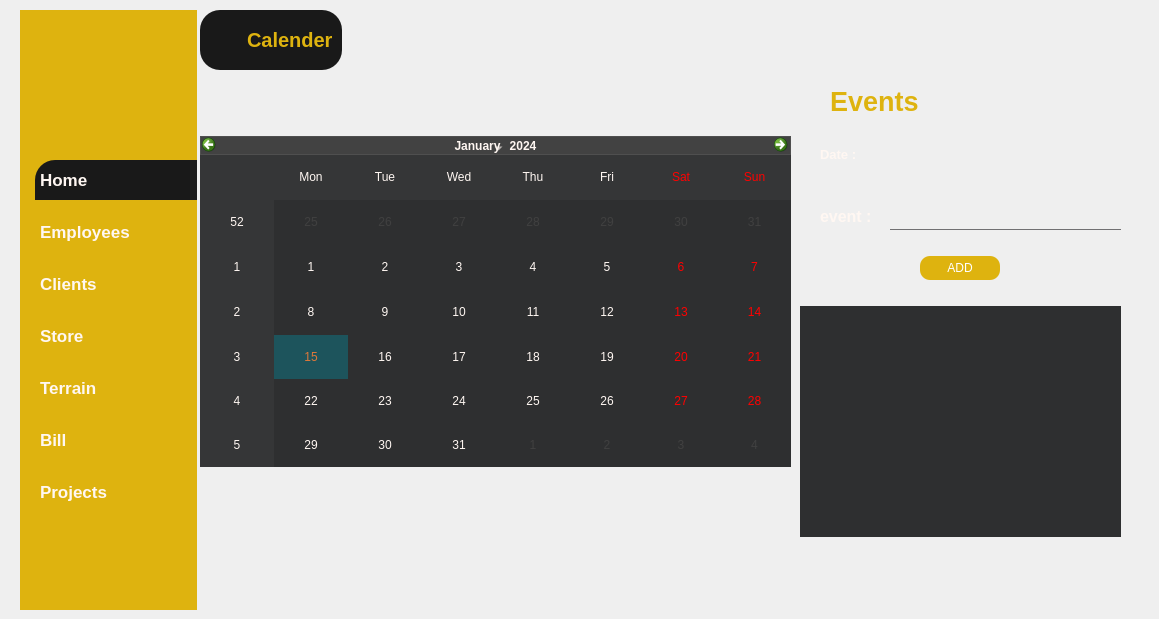
   <widget class="QWidget" name="page_6">
    <property name="styleSheet">
     <string notr="true">#page_6{
background-color: #191919;
}
*{
color : #fff7f2;
border : none;
}

#leftMenu_5{
background-color: #deb30f;
}
QLineEdit{
background : transparent;
}

#appHeader_7,#label_13{
color : #deb30f;
}
#card1_5, #card2_5,#card3_5, #card4_5{
background-color : #191919; 
border-radius : 20px;
}
#pushButton_46,#pushButton_10,#pushButton_19{
background-color : #deb30f;
color : #fff;
border-radius : 10px;
}
#widget_24,#widget_25{
background-color :  #191919; 
border-radius : 20px;
}
#pushButton_53{
background-color :  #191919; 
padding : 10px 5px;
text-align : left;
border-top-left-radius : 20px;
}
#pushButton_54,#pushButton_55,#pushButton_56,#pushButton_57,#pushButton_58,#pushButton_59{
padding : 10px 5px;
text-align : left;
}
QLineEdit{
background : transparent;
border : none;
color: #717072;
border-bottom : 1px solid #717072;
}
QListWidget::item {
    color:#191919; 
    background-color:transparent;
}
</string>
    </property>
    <widget class="QWidget" name="leftMenu_5" native="true">
     <property name="geometry">
      <rect>
       <x>20</x>
       <y>10</y>
       <width>177</width>
       <height>600</height>
      </rect>
     </property>
     <property name="minimumSize">
      <size>
       <width>177</width>
       <height>600</height>
      </size>
     </property>
     <property name="maximumSize">
      <size>
       <width>177</width>
       <height>600</height>
      </size>
     </property>
     <property name="styleSheet">
      <string notr="true"/>
     </property>
     <layout class="QVBoxLayout" name="verticalLayout_49">
      <property name="spacing">
       <number>0</number>
      </property>
      <property name="leftMargin">
       <number>0</number>
      </property>
      <property name="topMargin">
       <number>0</number>
      </property>
      <property name="rightMargin">
       <number>0</number>
      </property>
      <property name="bottomMargin">
       <number>0</number>
      </property>
      <item>
       <widget class="QFrame" name="frame_59">
        <property name="frameShape">
         <enum>QFrame::StyledPanel</enum>
        </property>
        <property name="frameShadow">
         <enum>QFrame::Raised</enum>
        </property>
        <layout class="QVBoxLayout" name="verticalLayout_50">
         <property name="spacing">
          <number>0</number>
         </property>
         <property name="leftMargin">
          <number>0</number>
         </property>
         <property name="topMargin">
          <number>0</number>
         </property>
         <property name="rightMargin">
          <number>0</number>
         </property>
         <property name="bottomMargin">
          <number>0</number>
         </property>
         <item>
          <widget class="QFrame" name="frame_60">
           <property name="minimumSize">
            <size>
             <width>150</width>
             <height>150</height>
            </size>
           </property>
           <property name="maximumSize">
            <size>
             <width>200</width>
             <height>150</height>
            </size>
           </property>
           <property name="frameShape">
            <enum>QFrame::StyledPanel</enum>
           </property>
           <property name="frameShadow">
            <enum>QFrame::Raised</enum>
           </property>
           <widget class="QLabel" name="label_151">
            <property name="geometry">
             <rect>
              <x>-20</x>
              <y>-40</y>
              <width>230</width>
              <height>230</height>
             </rect>
            </property>
            <property name="minimumSize">
             <size>
              <width>230</width>
              <height>230</height>
             </size>
            </property>
            <property name="maximumSize">
             <size>
              <width>230</width>
              <height>230</height>
             </size>
            </property>
            <property name="text">
             <string/>
            </property>
            <property name="pixmap">
             <pixmap>../logo.png</pixmap>
            </property>
            <property name="scaledContents">
             <bool>true</bool>
            </property>
           </widget>
          </widget>
         </item>
         <item alignment="Qt::AlignTop">
          <widget class="QFrame" name="frame_61">
           <property name="frameShape">
            <enum>QFrame::StyledPanel</enum>
           </property>
           <property name="frameShadow">
            <enum>QFrame::Raised</enum>
           </property>
           <layout class="QVBoxLayout" name="verticalLayout_51">
            <property name="spacing">
             <number>12</number>
            </property>
            <property name="leftMargin">
             <number>15</number>
            </property>
            <property name="topMargin">
             <number>0</number>
            </property>
            <property name="rightMargin">
             <number>0</number>
            </property>
            <property name="bottomMargin">
             <number>0</number>
            </property>
            <item>
             <widget class="QPushButton" name="pushButton_53">
              <property name="font">
               <font>
                <pointsize>13</pointsize>
                <bold>true</bold>
               </font>
              </property>
              <property name="text">
               <string>Home</string>
              </property>
              <property name="icon">
               <iconset resource="resources.qrc">
                <normaloff>:/whiteIcons/assets/icons/white/home.svg</normaloff>:/whiteIcons/assets/icons/white/home.svg</iconset>
              </property>
              <property name="iconSize">
               <size>
                <width>24</width>
                <height>24</height>
               </size>
              </property>
             </widget>
            </item>
            <item>
             <widget class="QPushButton" name="pushButton_54">
              <property name="font">
               <font>
                <pointsize>13</pointsize>
                <bold>true</bold>
               </font>
              </property>
              <property name="text">
               <string>Employees</string>
              </property>
              <property name="iconSize">
               <size>
                <width>24</width>
                <height>24</height>
               </size>
              </property>
             </widget>
            </item>
            <item>
             <widget class="QPushButton" name="pushButton_55">
              <property name="font">
               <font>
                <pointsize>13</pointsize>
                <bold>true</bold>
               </font>
              </property>
              <property name="text">
               <string>Clients</string>
              </property>
              <property name="iconSize">
               <size>
                <width>24</width>
                <height>24</height>
               </size>
              </property>
             </widget>
            </item>
            <item>
             <widget class="QPushButton" name="pushButton_56">
              <property name="font">
               <font>
                <pointsize>13</pointsize>
                <bold>true</bold>
               </font>
              </property>
              <property name="text">
               <string>Store</string>
              </property>
              <property name="iconSize">
               <size>
                <width>24</width>
                <height>24</height>
               </size>
              </property>
             </widget>
            </item>
            <item>
             <widget class="QPushButton" name="pushButton_57">
              <property name="font">
               <font>
                <pointsize>13</pointsize>
                <bold>true</bold>
               </font>
              </property>
              <property name="text">
               <string>Terrain</string>
              </property>
             </widget>
            </item>
            <item>
             <widget class="QPushButton" name="pushButton_58">
              <property name="font">
               <font>
                <pointsize>13</pointsize>
                <bold>true</bold>
               </font>
              </property>
              <property name="text">
               <string>Bill</string>
              </property>
             </widget>
            </item>
            <item>
             <widget class="QPushButton" name="pushButton_59">
              <property name="font">
               <font>
                <pointsize>13</pointsize>
                <bold>true</bold>
               </font>
              </property>
              <property name="text">
               <string>Projects</string>
              </property>
              <property name="iconSize">
               <size>
                <width>24</width>
                <height>24</height>
               </size>
              </property>
             </widget>
            </item>
           </layout>
          </widget>
         </item>
        </layout>
       </widget>
      </item>
     </layout>
    </widget>
    <widget class="QWidget" name="MainBody_5" native="true">
     <property name="geometry">
      <rect>
       <x>200</x>
       <y>10</y>
       <width>950</width>
       <height>550</height>
      </rect>
     </property>
     <property name="minimumSize">
      <size>
       <width>950</width>
       <height>550</height>
      </size>
     </property>
     <property name="maximumSize">
      <size>
       <width>950</width>
       <height>400</height>
      </size>
     </property>
     <property name="sizeIncrement">
      <size>
       <width>0</width>
       <height>0</height>
      </size>
     </property>
     <layout class="QVBoxLayout" name="verticalLayout_52">
      <item>
       <widget class="QWidget" name="headerFrame_7" native="true">
        <property name="minimumSize">
         <size>
          <width>0</width>
          <height>60</height>
         </size>
        </property>
        <property name="maximumSize">
         <size>
          <width>16777215</width>
          <height>60</height>
         </size>
        </property>
        <layout class="QHBoxLayout" name="horizontalLayout_9">
         <property name="spacing">
          <number>0</number>
         </property>
         <property name="leftMargin">
          <number>0</number>
         </property>
         <property name="topMargin">
          <number>0</number>
         </property>
         <property name="rightMargin">
          <number>0</number>
         </property>
         <property name="bottomMargin">
          <number>0</number>
         </property>
         <item alignment="Qt::AlignLeft">
          <widget class="QWidget" name="widget_25" native="true">
           <layout class="QHBoxLayout" name="horizontalLayout_65">
            <item>
             <widget class="QPushButton" name="menuBtn_7">
              <property name="text">
               <string/>
              </property>
              <property name="icon">
               <iconset resource="resources.qrc">
                <normaloff>:/whiteIcons/assets/icons/white/menu.svg</normaloff>:/whiteIcons/assets/icons/white/menu.svg</iconset>
              </property>
              <property name="iconSize">
               <size>
                <width>24</width>
                <height>24</height>
               </size>
              </property>
             </widget>
            </item>
            <item>
             <widget class="QLabel" name="appHeader_7">
              <property name="font">
               <font>
                <pointsize>15</pointsize>
                <bold>true</bold>
               </font>
              </property>
              <property name="text">
               <string>Calender</string>
              </property>
             </widget>
            </item>
           </layout>
          </widget>
         </item>
         <item>
          <widget class="QLabel" name="date_3">
           <property name="text">
            <string/>
           </property>
          </widget>
         </item>
         <item alignment="Qt::AlignHCenter">
          <widget class="QWidget" name="widget_27" native="true">
           <layout class="QHBoxLayout" name="horizontalLayout_67"/>
          </widget>
         </item>
         <item alignment="Qt::AlignRight">
          <widget class="QWidget" name="widget_28" native="true">
           <layout class="QHBoxLayout" name="horizontalLayout_68">
            <property name="spacing">
             <number>0</number>
            </property>
            <property name="leftMargin">
             <number>0</number>
            </property>
            <property name="topMargin">
             <number>0</number>
            </property>
            <property name="rightMargin">
             <number>0</number>
            </property>
            <property name="bottomMargin">
             <number>0</number>
            </property>
           </layout>
          </widget>
         </item>
        </layout>
       </widget>
      </item>
      <item>
       <widget class="QWidget" name="widget_3" native="true">
        <widget class="QFrame" name="horizontalFrame_2">
         <property name="geometry">
          <rect>
           <x>0</x>
           <y>-10</y>
           <width>611</width>
           <height>481</height>
          </rect>
         </property>
         <widget class="QCalendarWidget" name="calendarWidget">
          <property name="geometry">
           <rect>
            <x>0</x>
            <y>70</y>
            <width>591</width>
            <height>331</height>
           </rect>
          </property>
          <property name="autoFillBackground">
           <bool>false</bool>
          </property>
          <property name="styleSheet">
           <string notr="true">QWidget#qt_calendar_navigationbar
{
    background-color: #424242;
    border: 1px solid #4f4f4f;
}

QCalendarWidget QTableView{
background-color: #2e2f30;
}
QCalendarWidget QAbstractItemView:enabled 
{
    selection-background-color: rgba(29,84,92,255);
    selection-color: rgba(221,119,57,255);
}
 
/* days inactive */
QCalendarWidget QAbstractItemView:disabled { color: rgb(64, 64, 64); }
QCalendarWidget QWidget { alternate-background-color: rgba(53,54,55,255); }</string>
          </property>
          <property name="navigationBarVisible">
           <bool>true</bool>
          </property>
         </widget>
        </widget>
        <widget class="QLabel" name="label_13">
         <property name="geometry">
          <rect>
           <x>630</x>
           <y>10</y>
           <width>91</width>
           <height>31</height>
          </rect>
         </property>
         <property name="font">
          <font>
           <pointsize>20</pointsize>
           <bold>true</bold>
          </font>
         </property>
         <property name="text">
          <string>Events </string>
         </property>
        </widget>
        <widget class="QLabel" name="label_14">
         <property name="geometry">
          <rect>
           <x>620</x>
           <y>70</y>
           <width>49</width>
           <height>16</height>
          </rect>
         </property>
         <property name="font">
          <font>
           <pointsize>10</pointsize>
           <bold>true</bold>
          </font>
         </property>
         <property name="text">
          <string>Date : </string>
         </property>
        </widget>
        <widget class="QLabel" name="label_15">
         <property name="geometry">
          <rect>
           <x>620</x>
           <y>130</y>
           <width>61</width>
           <height>21</height>
          </rect>
         </property>
         <property name="font">
          <font>
           <pointsize>12</pointsize>
           <bold>true</bold>
          </font>
         </property>
         <property name="text">
          <string>event : </string>
         </property>
        </widget>
        <widget class="QLineEdit" name="lineEdit_14">
         <property name="geometry">
          <rect>
           <x>690</x>
           <y>130</y>
           <width>231</width>
           <height>24</height>
          </rect>
         </property>
        </widget>
        <widget class="QLabel" name="label_21">
         <property name="geometry">
          <rect>
           <x>710</x>
           <y>70</y>
           <width>141</width>
           <height>20</height>
          </rect>
         </property>
         <property name="text">
          <string/>
         </property>
        </widget>
        <widget class="QListView" name="listView">
         <property name="geometry">
          <rect>
           <x>600</x>
           <y>230</y>
           <width>321</width>
           <height>231</height>
          </rect>
         </property>
         <property name="styleSheet">
          <string notr="true">QListView {

    background: #2e2f30;
    color: #252424;
    outline: 0;
}
QListView::item {
    color: #fff7f2; 
    

	font-family: Arial;
}
</string>
         </property>
        </widget>
        <widget class="QPushButton" name="pushButton_19">
         <property name="geometry">
          <rect>
           <x>720</x>
           <y>180</y>
           <width>80</width>
           <height>24</height>
          </rect>
         </property>
         <property name="text">
          <string>ADD</string>
         </property>
        </widget>
       </widget>
      </item>
     </layout>
    </widget>
   </widget>
